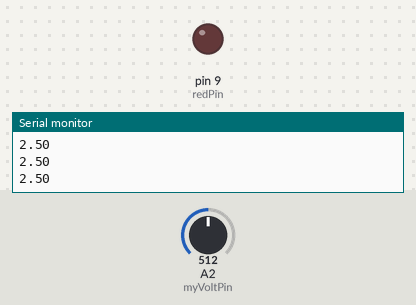
A sketch run on a simulated Arduino Uno, built with avr-gcc and run on an emulated ATmega328P. On the bench: output pins drawn as LEDs (lit = HIGH), the last lines printed to the serial monitor. Inputs (shaded band) come from the test bench; at power-on: A2 (myVoltPin) = 512.

Above: at 1.3 s.
1.4 s: A2 (myVoltPin) set to 805
2.9 s: A2 (myVoltPin) set to 833
At 3.8 s:
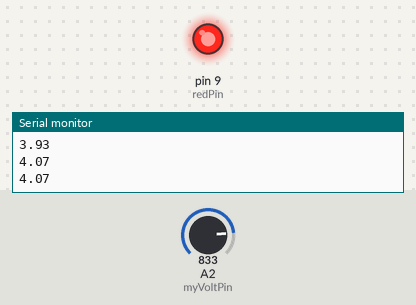
4.5 s: A2 (myVoltPin) set to 716
At 5.0 s:
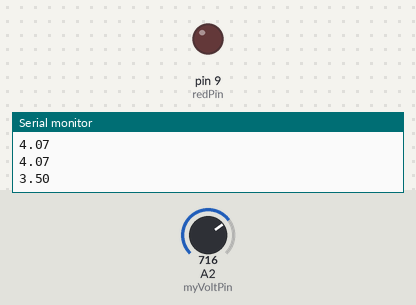
6.0 s: A2 (myVoltPin) set to 900
At 7.4 s:
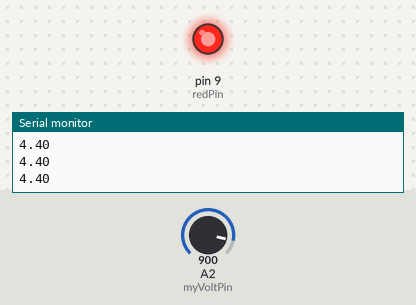
Timing chart, 0 to 8.5 s (numbered marks = the images above; inputs shaded):
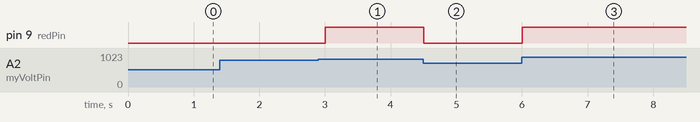

Measured:
- the behaviour switches between 818 and 819 on A2 (myVoltPin) (found by bisection; images 0 and 1)
- after the input at 2.9 s, pin 9 (redPin): LOW → HIGH after 0.10 s
- after the input at 4.5 s, pin 9 (redPin): HIGH → LOW at once
- after the input at 6.0 s, pin 9 (redPin): LOW → HIGH at once

The sketch:

circuitCode7.ino
```cpp
int myVoltPin = A2;
int readVal;
float V2;
int delayTime = 500;
int redPin = 9;

void setup()
{
    Serial.begin(9600);
    pinMode(redPin, OUTPUT);
}

void loop()
{
    readVal = analogRead(myVoltPin);
    V2 = (5. / 1023.) * readVal;
    Serial.println(V2);
    if (V2 > 4.0)
    {
        digitalWrite(redPin, HIGH);
    }
    if (V2 < 4.0)
    {
        digitalWrite(redPin, LOW);
    }
    delay(delayTime);
}
```
